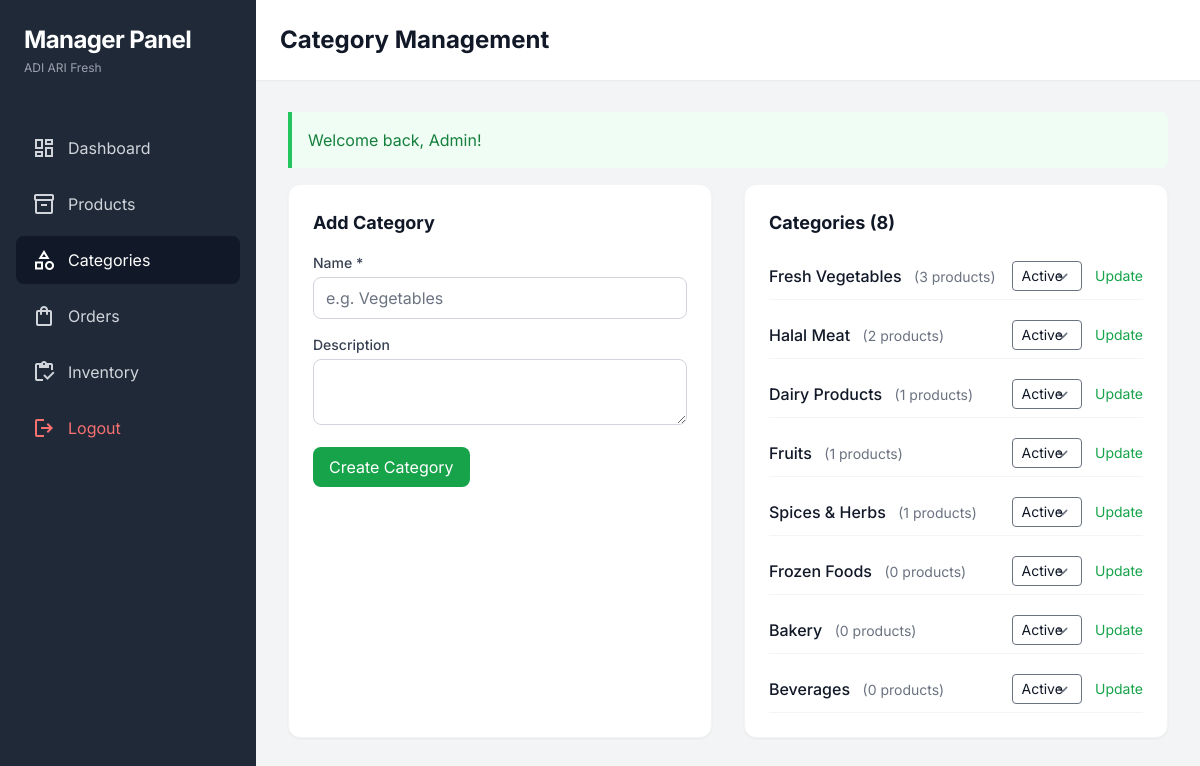
Page /manager/categories (signed in) on the committed database.
### tables this page shows
CREATE TABLE IF NOT EXISTS categories (
    id INT PRIMARY KEY AUTO_INCREMENT,
    name VARCHAR(100) NOT NULL,
    slug VARCHAR(100) UNIQUE NOT NULL,
    description TEXT,
    image VARCHAR(255),
    icon VARCHAR(100),
    parent_id INT NULL,
    display_order INT DEFAULT 0,
    status ENUM('active', 'inactive') DEFAULT 'active',
    meta_title VARCHAR(200),
    meta_description TEXT,
    created_at DATETIME DEFAULT CURRENT_TIMESTAMP,
    updated_at DATETIME DEFAULT CURRENT_TIMESTAMP ON UPDATE CURRENT_TIMESTAMP,
    FOREIGN KEY (parent_id) REFERENCES categories(id) ON DELETE SET NULL,
    INDEX idx_slug (slug),
    INDEX idx_status (status),
    INDEX idx_parent (parent_id),
    INDEX idx_display_order (display_order)
);

### app/core/Controller.php (called while the page is built, shortened)
<?php
class Controller {
    protected $view;
    public function __construct() {
        $this->view = new View();
    }
    protected function view($viewPath, $data = []) {
        $this->view->render($viewPath, $data);
    }
}

### app/controllers/ManagerController.php (called while the page is built, shortened)
<?php
require_once __DIR__ . '/../core/Controller.php';
require_once __DIR__ . '/../models/Category.php';
require_once __DIR__ . '/../helpers/Session.php';
class ManagerController extends Controller {
    private $categoryModel;
    public function __construct() {
        $this->categoryModel = new Category();
    }
    public function categories() {
        $categories = $this->categoryModel->getCategoriesWithProductCount();
        $this->view('manager/categories/index', [
            'title' => 'Category Management',
            'categories' => $categories
        ]);
    }
}

### app/core/Application.php (called while the page is built, shortened)
<?php
class Application {
    private $router;
    private function init() {
        $this->router = new Router();
    }
    public function run() {
        $this->router->dispatch();
    }
}

### public/index.php (called while the page is built, shortened)
<?php
require_once ROOT_PATH . '/app/core/Database.php';
require_once ROOT_PATH . '/app/core/Router.php';
require_once ROOT_PATH . '/app/core/Controller.php';
require_once ROOT_PATH . '/app/core/Application.php';
require_once ROOT_PATH . '/app/helpers/Session.php';
try {
    $app = new Application();
    $app->run();
} catch (Exception $e) {
    error_log("Application Error: " . $e->getMessage());
    if (defined('DEBUG') && DEBUG) {
        echo "<h1>Application Error</h1>";
        echo "<p>" . $e->getMessage() . "</p>";
        echo "<pre>" . $e->getTraceAsString() . "</pre>";
    } else {
        http_response_code(500);
        echo "An error occurred. Please try again later.";
    }
}

### app/helpers/Session.php (called while the page is built, shortened)
<?php
class Session {
    public static function getFlash(string $type): mixed {
        if (isset($_SESSION['flash'][$type])) {
            $message = $_SESSION['flash'][$type];
            return $message;
        }
        return null;
    }
}

### app/models/Category.php (called while the page is built, shortened)
<?php
class Category extends Model {
    protected $table = 'categories';
    protected $db = 'grocery';
    public function getCategoriesWithProductCount() {
        $query = "SELECT c.*, COUNT(p.id) as product_count
                  FROM {$this->table} c
                  LEFT JOIN products p ON c.id = p.category_id AND p.status = 'active' AND p.deleted_at IS NULL
                  WHERE c.status = 'active'
                  GROUP BY c.id
                  ORDER BY c.display_order ASC, c.name ASC";
        return Database::fetchAll($query, [], $this->db);
    }
}

### app/core/Database.php (called while the page is built, shortened)
<?php
class Database {
    private static $config = null;
    private static $maxRetries = 3;
    private static $retryDelay = 1;
    public static function init($config) {
        self::$config = $config;
    }
    public static function getConnection($dbName = 'grocery') {
        $db = self::$config[$dbName];
        $attempt = 0;
        $lastError = null;
        while ($attempt < self::$maxRetries) {
            $attempt++;
            try {
                $pdo = self::createConnection($db, $dbName, $attempt);
                return $pdo;
            } catch (PDOException $e) {
                $lastError = $e;
                error_log("Database: Connection attempt {$attempt} failed for '{$dbName}': " . $e->getMessage());
                if ($attempt < self::$maxRetries) {
                    sleep(self::$retryDelay);
                }
            }
        }
        $errorMessage = self::buildDetailedErrorMessage($dbName, $db, $lastError);
        throw new Exception($errorMessage);
    }
    private static function createConnection($db, $dbName, $attempt) {
        $dsn = self::buildDSN($db);
        $options = $db['options'] ?? [];
        if (!isset($options[PDO::ATTR_PERSISTENT])) {
            $options[PDO::ATTR_PERSISTENT] = $db['persistent'] ?? false;
        }
        $pdo = new PDO($dsn, $db['username'], $db['password'], $options);
        if (isset($db['charset'])) {
            $charset = $db['charset'];
            $collation = $db['collation'] ?? 'utf8mb4_unicode_ci';
            $pdo->exec("SET NAMES '{$charset}' COLLATE '{$collation}'");
        }
        return $pdo;
    }
    private static function buildDSN($db) {
        $host = $db['host'] ?? 'localhost';
        $port = $db['port'] ?? 3306;
        $database = $db['database'];
        $charset = $db['charset'] ?? 'utf8mb4';
        return "mysql:host={$host};port={$port};dbname={$database};charset={$charset}";
    }
    public static function query($query, $params = [], $dbName = 'grocery') {
        try {
            $pdo = self::getConnection($dbName);
            $stmt = $pdo->prepare($query);
            $stmt->execute($params);
            return $stmt;
        } catch (PDOException $e) {
            error_log("Query Error [{$dbName}]: " . $e->getMessage() . " | Query: " . $query);
            throw new Exception("Database query failed: " . $e->getMessage());
        }
    }
    public static function fetchAll($query, $params = [], $dbName = 'grocery') {
        $stmt = self::query($query, $params, $dbName);
        return $stmt->fetchAll();
    }
}

### app/views/manager/categories/index.php (the view, shortened to what this page needs)
<?php
$categories = $categories ?? [];
$success = Session::getFlash('success');
?>
<div class="bg-gray-100 min-h-screen">
    <div class="flex h-screen overflow-hidden">
        <aside class="w-64 bg-gray-800 text-white flex-shrink-0">
            <div class="p-6">
                <h2 class="text-2xl font-bold tracking-tight">Manager Panel</h2>
                <p class="text-xs text-gray-400 mt-1">ADI ARI Fresh</p>
            </div>
            <nav class="mt-6 px-4 space-y-2">
                <a href="/manager" class="flex items-center px-4 py-3 text-gray-300 hover:bg-gray-700 hover:text-white rounded-lg transition"><span class="material-symbols-outlined mr-3">dashboard</span>Dashboard</a>
                <a href="/manager/products" class="flex items-center px-4 py-3 text-gray-300 hover:bg-gray-700 hover:text-white rounded-lg transition"><span class="material-symbols-outlined mr-3">inventory_2</span>Products</a>
                <a href="/manager/categories" class="flex items-center px-4 py-3 bg-gray-900 text-white rounded-lg"><span class="material-symbols-outlined mr-3">category</span>Categories</a>
                <a href="/manager/orders" class="flex items-center px-4 py-3 text-gray-300 hover:bg-gray-700 hover:text-white rounded-lg transition"><span class="material-symbols-outlined mr-3">shopping_bag</span>Orders</a>
                <a href="/manager/inventory" class="flex items-center px-4 py-3 text-gray-300 hover:bg-gray-700 hover:text-white rounded-lg transition"><span class="material-symbols-outlined mr-3">inventory</span>Inventory</a>
                <a href="/logout" class="flex items-center px-4 py-3 text-red-400 hover:bg-red-900/30 rounded-lg mt-8 transition"><span class="material-symbols-outlined mr-3">logout</span>Logout</a>
            </nav>
        </aside>
        <div class="flex-1 overflow-auto">
            <header class="bg-white shadow-sm p-6 flex justify-between items-center">
                <h1 class="text-2xl font-bold text-gray-900">Category Management</h1>
            </header>
            <main class="p-8">
                <?php if ($success): ?>
                    <div class="mb-4 p-4 bg-green-50 border-l-4 border-green-500 rounded-r-lg"><p class="text-green-700"><?= htmlspecialchars($success) ?></p></div>
                <?php endif; ?>
                <div class="grid grid-cols-1 lg:grid-cols-2 gap-8">
                    <div class="bg-white rounded-xl shadow-sm p-6 border border-gray-100">
                        <h2 class="text-lg font-bold text-gray-900 mb-4">Add Category</h2>
                        <form method="post" action="/manager/category/create" class="space-y-4">
                            <div>
                                <label class="block text-sm font-medium text-gray-700 mb-1">Name *</label>
                                <input type="text" name="name" required class="w-full px-3 py-2 border border-gray-300 rounded-lg" placeholder="e.g. Vegetables">
                            </div>
                            <div>
                                <label class="block text-sm font-medium text-gray-700 mb-1">Description</label>
                                <textarea name="description" rows="2" class="w-full px-3 py-2 border border-gray-300 rounded-lg"></textarea>
                            </div>
                            <button type="submit" class="px-4 py-2 bg-green-600 text-white rounded-lg hover:bg-green-700">Create Category</button>
                        </form>
                    </div>
                    <div class="bg-white rounded-xl shadow-sm p-6 border border-gray-100">
                        <h2 class="text-lg font-bold text-gray-900 mb-4">Categories (<?= count($categories) ?>)</h2>
                        <ul class="space-y-3">
                            <?php foreach ($categories as $cat): ?>
                                <li class="flex items-center justify-between py-2 border-b border-gray-100">
                                    <div>
                                        <span class="font-medium"><?= htmlspecialchars($cat['name']) ?></span>
                                        <span class="text-sm text-gray-500 ml-2">(<?= (int)($cat['product_count'] ?? 0) ?> products)</span>
                                    </div>
                                    <form method="post" action="/manager/category/<?= (int)$cat['id'] ?>/update" class="inline">
                                        <select name="status" class="text-sm border rounded px-2 py-1">
                                            <option value="active" <?= ($cat['status'] ?? '') === 'active' ? 'selected' : '' ?>>Active</option>
                                        </select>
                                        <button type="submit" class="ml-2 text-sm text-green-600 hover:underline">Update</button>
                                    </form>
                                </li>
                            <?php endforeach; ?>
                        </ul>
                    </div>
                </div>
            </main>
        </div>
    </div>
</div>

### app/views/layouts/admin.php (style rules this page uses)
html, body { height: 100%; margin: 0; padding: 0; overflow-x: hidden; }
body { font-family: 'Inter', sans-serif; background: #f3f4f6; }

### rows in the picture
categories: name "Fresh Vegetables", product_count "3", status "Active"
categories: name "Halal Meat", product_count "2", status "Active"
categories: name "Dairy Products", product_count "1", status "Active"
categories: name "Fruits", product_count "1", status "Active"
categories: name "Spices & Herbs", product_count "1", status "Active"
categories: name "Frozen Foods", product_count "0", status "Active"
categories: name "Bakery", product_count "0", status "Active"
categories: name "Beverages", product_count "0", status "Active"

### other values in the picture
$success "Welcome back, Admin!"
count($categories) "8"
